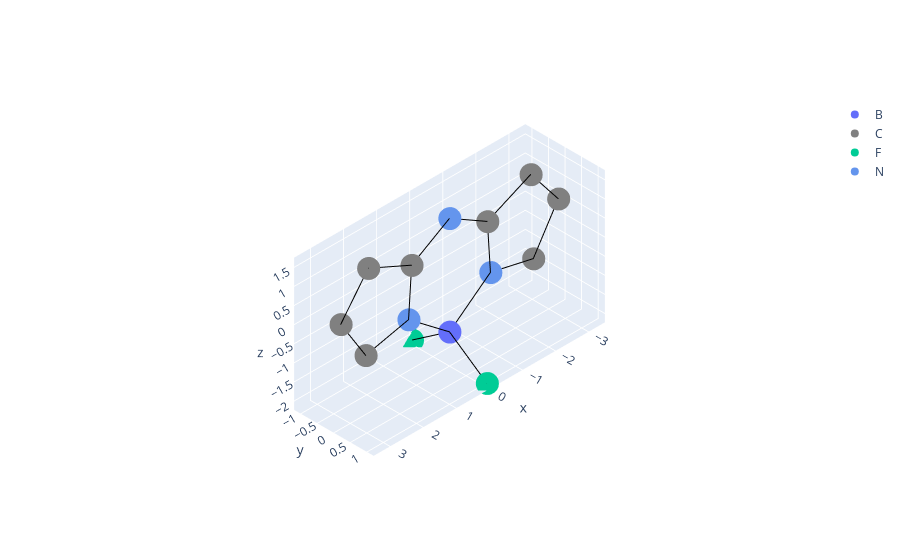

Notebook code for this chart:
### Markdown cell above
from this we can see that the measured conformations are beween the 'flat' main cluster at zero, and the usual bent cluster around 5 Angstroms. Were we to want to see those distorted by twisting instead, we can pull up the "A2" figure, which shows only smaller dostortions usually observed. One can also see these data at www.kingsbury.id.au/scsd_model_ext/xanthene

Now we may have a structure which has no equivalent model. Here's where the model creation routines might come in - we'll make one for aza-bodipy below. The BODIPY itself has an interesting variability in how it coordinates the central boron depending on the presence of the 1,3,5,7-tetramethyl motif. We'll use HUYBAF as the model.
1. Download the data from the CCDC CSD or other source
2. Delete the atoms outside of the aza-bodipy core. This can be accomplished with a text editor, using the mercury "Edit Structure" tool (free), or in CrystalMaker (paid)
3. Save this structure as a .pdb file
I've done the above and huybaf can be loaded from the data folder

### Code cell
huybaf = scsd.yield_model(scsd.import_pdb('./data/huybaf.pdb'), 'C2v', bhopping = False)
azabodipy = scsd.scsd_model('azabodipy', huybaf, 'C2v')
azabodipy.plotly_plot_model()

### Figure 1 — Plotly figure (JSON) as saved in the notebook; plotly's stock layout.template omitted (floating-point values rounded to 4 significant figures)
{"data": [{"legendgroup": "Model", "mode": "markers", "name": "B", "type": "scatter3d", "x": [8.18e-17], "y": [8.18e-17], "z": [-1.336]}, {"legendgroup": "Model", "marker": {"color": "gray"}, "mode": "markers", "name": "C", "type": "scatter3d", "x": [1.145, -1.145, 2.534, 3.289, 2.456, -2.534, -3.289, -2.456], "y": [-6.016e-17, -6.016e-17, 4.19e-17, -3.092e-17, -9.54e-17, 4.19e-17, -3.092e-17, -9.54e-17], "z": [0.9826, 0.9826, -0.6843, 0.5049, 1.558, -0.6843, 0.5049, 1.558]}, {"legendgroup": "Model", "mode": "markers", "name": "F", "type": "scatter3d", "x": [1.284e-16, 1.284e-16], "y": [1.132, -1.132], "z": [-2.116, -2.116]}, {"legendgroup": "Model", "marker": {"color": "cornflowerblue"}, "mode": "markers", "name": "N", "type": "scatter3d", "x": [1.238, -1.002e-16, -1.238], "y": [2.423e-17, -1.002e-16, 2.423e-17], "z": [-0.3957, 1.636, -0.3957]}, {"legendgroup": "Model", "line": {"color": "black"}, "mode": "lines", "showlegend": false, "type": "scatter3d", "x": [3.289, 2.456, 1.145, -1.002e-16, -1.145, -2.456, -3.289, -2.534, -1.238, -2.534, -3.289, -2.456, -1.145, -1.002e-16, 1.145, 2.456, 3.289, 3.289, 3.289, 2.534, 1.238, 1.145, 1.238, 8.18e-17, -1.238, -1.145, -1.238, 8.18e-17, 1.284e-16, 8.18e-17, 1.284e-16, 8.18e-17, 1.238, 2.534], "y": [-3.092e-17, -9.54e-17, -6.016e-17, -1.002e-16, -6.016e-17, -9.54e-17, -3.092e-17, 4.19e-17, 2.423e-17, 4.19e-17, -3.092e-17, -9.54e-17, -6.016e-17, -1.002e-16, -6.016e-17, -9.54e-17, -3.092e-17, -3.092e-17, -3.092e-17, 4.19e-17, 2.423e-17, -6.016e-17, 2.423e-17, 8.18e-17, 2.423e-17, -6.016e-17, 2.423e-17, 8.18e-17, -1.132, 8.18e-17, 1.132, 8.18e-17, 2.423e-17, 4.19e-17], "z": [0.5049, 1.558, 0.9826, 1.636, 0.9826, 1.558, 0.5049, -0.6843, -0.3957, -0.6843, 0.5049, 1.558, 0.9826, 1.636, 0.9826, 1.558, 0.5049, 0.5049, 0.5049, -0.6843, -0.3957, 0.9826, -0.3957, -1.336, -0.3957, 0.9826, -0.3957, -1.336, -2.116, -1.336, -2.116, -1.336, -0.3957, -0.6843]}], "layout": {"scene": {"aspectmode": "data", "camera": {"projection": {"type": "orthographic"}}}}}
